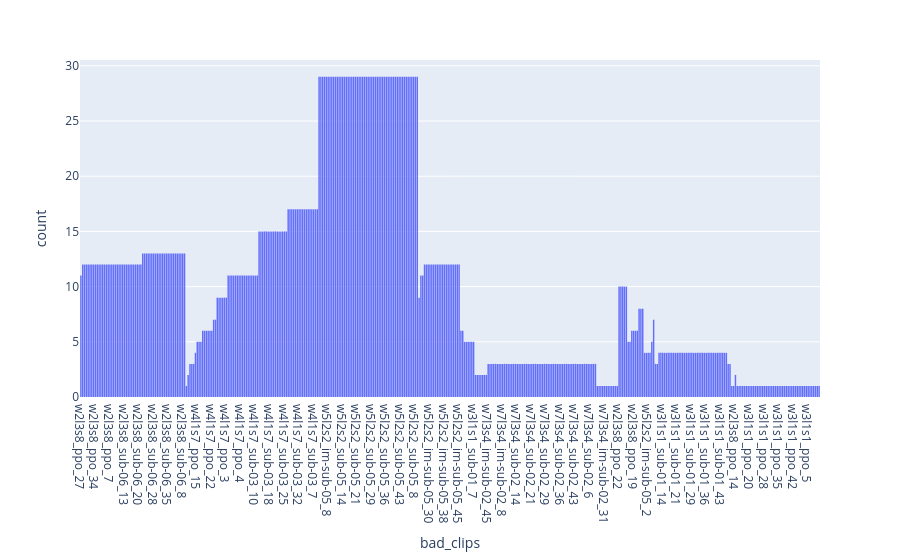

The cell this chart's notebook holds for it:
### Code cell
import plotly.express as px
px.histogram(df_bad_clips, x='bad_clips')

### Figure 1 — Plotly figure (JSON) as saved in the notebook; plotly's stock layout.template omitted (floating-point values rounded to 4 significant figures; data arrays with more than 128 entries replaced by an {"elided": "..."} marker saying what was removed)
{"data": [{"bingroup": "x", "hovertemplate": "bad_clips=%{x}<br>count=%{y}<extra></extra>", "legendgroup": "", "marker": {"color": "#636efa", "pattern": {"shape": ""}}, "name": "", "orientation": "v", "showlegend": false, "type": "histogram", "x": {"elided": "4034 str values"}, "xaxis": "x", "yaxis": "y"}], "layout": {"barmode": "relative", "legend": {"tracegroupgap": 0}, "margin": {"t": 60}, "xaxis": {"anchor": "y", "domain": [0, 1], "title": {"text": "bad_clips"}}, "yaxis": {"anchor": "x", "domain": [0, 1], "title": {"text": "count"}}}}
